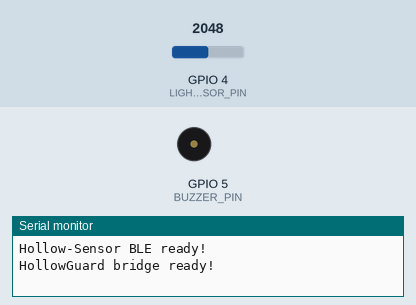
This sketch was run on a simulated ESP32. Shown: buzzer (waves = sounding, pin HIGH), the last lines printed to the serial monitor. Inputs (shaded band) come from the test bench; at power-on: GPIO 4 (LIGHT_SENSOR_PIN) = 2048 (analog values on the 0–4095 scale). Random numbers use the default seed unless the sketch sets one; nothing arrives over Bluetooth unless stated; a phone connects over Bluetooth LE 3 s after start.

Above: at 1.2 s.
1.3 s: GPIO 4 (LIGHT_SENSOR_PIN) set to 1071
4.3 s: GPIO 4 (LIGHT_SENSOR_PIN) set to 972
At 6.75 s:
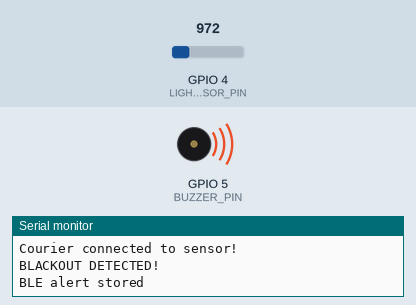
Timing chart, 0 to 16.3 s (numbered marks = the images above; inputs shaded):
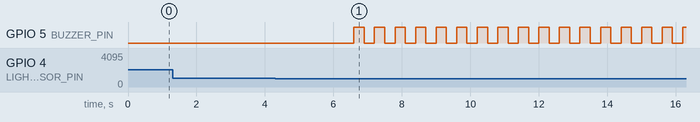

The sketch:

sensor_node.ino
```cpp
#include <WiFi.h>
#include <esp_now.h>
#include <esp_wifi.h>

#include <BLEDevice.h>
#include <BLEServer.h>
#include <BLEUtils.h>
#include <BLE2902.h>

// Arduino Uno TX (D10) -> voltage divider -> GPIO16
#define ARDUINO_RX_PIN 16
#define LIGHT_SENSOR_PIN 4
#define BUZZER_PIN 5

#define LOW_POWER_DEMO 1

//  BLUETOOTH CONFIG

#define BLE_SERVICE_UUID "7e3b0001-6a21-4d5b-9c47-5b1d1a4e0000"
#define BLE_FEED_UUID    "7e3b0001-6a21-4d5b-9c47-5b1d1a4e0001"
#define BLE_INBOX_UUID   "7e3b0001-6a21-4d5b-9c47-5b1d1a4e0002"

BLECharacteristic* bleFeed = nullptr;
BLECharacteristic* bleInbox = nullptr;

const int BLACKOUT_THRESHOLD = 1000;
const unsigned long BLACKOUT_DELAY = 2000;

const unsigned long BUZZER_INTERVAL = 300;
unsigned long lastBuzzerToggle = 0;
bool buzzerState = false;

const uint8_t KIND_BLACKOUT = 1;
const uint8_t KIND_BLACKOUT_CLEAR = 8;
const uint8_t KIND_SENSOR_CLEAR = 9;
const uint8_t KIND_HEARTBEAT = 10;

const unsigned long HEARTBEAT_INTERVAL = 2000;
unsigned long lastHeartbeat = 0;

bool blackoutActive = false;
unsigned long darknessStart = 0;
unsigned long lastBlackoutSend = 0;
uint16_t blackoutAlertId = 0;

const uint8_t LEVEL_ID = 12;

const uint8_t KIND_FLOOD = 4;
const uint8_t KIND_HEAT = 5;
const uint8_t KIND_EARTHQUAKE = 6;
const uint8_t KIND_VIBRATION = 7;

typedef struct __attribute__((packed)) {
  uint8_t magic[2];
  uint8_t kind;
  uint8_t level;
  int16_t valueX10;
  uint8_t ttl;
  uint8_t hops;
  uint16_t id;
} HollowPacket;

// ---------------- BLE ALERT STORAGE ----------------

static_assert(sizeof(HollowPacket) == 10,
              "HollowPacket must be 10 bytes");

HollowPacket bleStored[4];
int bleStoredCount = 0;

void updateBLEFeed() {
  uint8_t data[40] = {};

  memcpy(data, bleStored,
         bleStoredCount * sizeof(HollowPacket));

  bleFeed->setValue(
    data,
    bleStoredCount * sizeof(HollowPacket)
  );
}

void addBLEAlert(const HollowPacket& packet) {
  // Ignore duplicate alerts
  for (int i = 0; i < bleStoredCount; i++) {
    if (bleStored[i].kind == packet.kind &&
        bleStored[i].id == packet.id) {
      return;
    }
  }

  // Maximum of 4 stored alerts
  if (bleStoredCount == 4) {
    for (int i = 1; i < 4; i++) {
      bleStored[i - 1] = bleStored[i];
    }
    bleStoredCount = 3;
  }

  bleStored[bleStoredCount++] = packet;

  if (bleFeed != nullptr) {
    updateBLEFeed();

    // Notify subscribers about this new packet
    bleFeed->setValue(
      (uint8_t*)&packet,
      sizeof(packet)
    );
    bleFeed->notify();

    // Restore full feed for future reads
    updateBLEFeed();
  }

  Serial.println("BLE alert stored");
}

void clearBLEAlert(uint8_t kind) {
  for (int i = 0; i < bleStoredCount; ) {
    if (bleStored[i].kind == kind) {
      for (int j = i; j < bleStoredCount - 1; j++) {
        bleStored[j] = bleStored[j + 1];
      }
      bleStoredCount--;
    } else {
      i++;
    }
  }

  if (bleFeed != nullptr) {
    updateBLEFeed();
  }
}


const uint8_t BROADCAST[6] = {
  0xFF, 0xFF, 0xFF, 0xFF, 0xFF, 0xFF
};

String inputLine = "";

float temperature = NAN;
float humidity = NAN;
float distance = -1;
int vibration = 0;

String activeAlert = "NORMAL";
String previousAlert = "NORMAL";

uint16_t alertId = 0;

unsigned long lastSend = 0;
unsigned long lastArduinoData = 0;

// ---------------- BUZZER ----------------

void updateBuzzer() {
  bool emergencyActive =
    blackoutActive || activeAlert != "NORMAL";

  if (!emergencyActive) {
    buzzerState = false;
    digitalWrite(BUZZER_PIN, LOW);
    lastBuzzerToggle = millis();
    return;
  }

  unsigned long now = millis();

  if (now - lastBuzzerToggle >= BUZZER_INTERVAL) {
    lastBuzzerToggle = now;
    buzzerState = !buzzerState;

    digitalWrite(
      BUZZER_PIN,
      buzzerState ? HIGH : LOW
    );
  }
}

// ---------------- ESP-NOW ----------------

void sendAlert(uint8_t kind, float value) {
  HollowPacket p = {};

  p.magic[0] = 'H';
  p.magic[1] = 'M';
  p.kind = kind;
  p.level = LEVEL_ID;
  p.valueX10 = (int16_t)(value * 10.0f);
  p.ttl = 8;
  p.hops = 0;
  p.id = alertId;

    // Store supported emergency alerts for Bluetooth
 if (kind == KIND_BLACKOUT ||
    kind == KIND_FLOOD ||
    kind == KIND_HEAT ||
    kind == KIND_EARTHQUAKE ||
    kind == KIND_VIBRATION) {
  addBLEAlert(p);
}

  esp_err_t result = esp_now_send(
    BROADCAST,
    (const uint8_t *)&p,
    sizeof(p)
  );

  if (result != ESP_OK) {
    Serial.println("ESP-NOW send error");
  }
}

// ---------------- ARDUINO DATA ----------------

void processLine(String line) {
  line.trim();

  int separator = line.indexOf(':');
  if (separator < 0) return;

  String key = line.substring(0, separator);
  String value = line.substring(separator + 1);

  if (key == "TEMP") {
    temperature = value.toFloat();
  }
  else if (key == "HUMIDITY") {
    humidity = value.toFloat();
  }
  else if (key == "DISTANCE") {
    distance = value.toFloat();
  }
  else if (key == "VIBRATION") {
    vibration = value.toInt();
  }
  else if (key == "ALERT") {
    activeAlert = value;
    lastArduinoData = millis();

    if (activeAlert != previousAlert) {
      Serial.print("Alert changed: ");
      Serial.println(activeAlert);

      alertId = (uint16_t)random(1, 65535);
      previousAlert = activeAlert;

      if (activeAlert == "NORMAL") {
  clearBLEAlert(KIND_FLOOD);
  clearBLEAlert(KIND_HEAT);

  sendAlert(KIND_SENSOR_CLEAR, 0);
}
      else {
        // Send the new alert immediately
        lastSend = millis() - 1000;
      }
    }
  }
}

// ---------------- BLE SERVER ----------------

class ServerCallbacks : public BLEServerCallbacks {
  void onConnect(BLEServer* server) override {
    Serial.println("Courier connected to sensor!");

    // Continue advertising after a connection
    BLEDevice::startAdvertising();
  }

  void onDisconnect(BLEServer* server) override {
    Serial.println("Courier disconnected from sensor!");

    // Resume advertising
    BLEDevice::startAdvertising();
  }
};

void setupBLE() {
  BLEDevice::init("Hollow-Sensor");

  BLEServer* server = BLEDevice::createServer();
  server->setCallbacks(new ServerCallbacks());

  BLEService* service = server->createService(
    BLE_SERVICE_UUID
  );

  // FEED: laptop reads stored alerts
  bleFeed = service->createCharacteristic(
    BLE_FEED_UUID,
    BLECharacteristic::PROPERTY_READ |
    BLECharacteristic::PROPERTY_NOTIFY
  );

  bleFeed->addDescriptor(new BLE2902());
  updateBLEFeed();

  // INBOX: required by the Hollow Mesh protocol
  bleInbox = service->createCharacteristic(
    BLE_INBOX_UUID,
    BLECharacteristic::PROPERTY_WRITE
  );

  // Sensor board intentionally ignores INBOX writes

  service->start();

  BLEAdvertising* advertising = BLEDevice::getAdvertising();
  advertising->addServiceUUID(BLE_SERVICE_UUID);
  advertising->start();

  Serial.println("Hollow-Sensor BLE ready!");
}

// ---------------- SETUP ----------------

void setup() {
  Serial.begin(115200);

  pinMode(BUZZER_PIN, OUTPUT);
  digitalWrite(BUZZER_PIN, LOW);

  analogReadResolution(12);
  analogSetPinAttenuation(LIGHT_SENSOR_PIN, ADC_11db);

  Serial1.begin(
    9600,
    SERIAL_8N1,
    ARDUINO_RX_PIN,
    -1
  );

  WiFi.mode(WIFI_STA);

  if (LOW_POWER_DEMO) {
    WiFi.setTxPower(WIFI_POWER_2dBm);
  }

  esp_wifi_set_channel(
    1,
    WIFI_SECOND_CHAN_NONE
  );

  if (esp_now_init() != ESP_OK) {
    Serial.println("ESP-NOW initialization failed");
    while (true) delay(1000);
  }

  esp_now_peer_info_t peer = {};
  memcpy(peer.peer_addr, BROADCAST, 6);
  peer.channel = 0;
  peer.encrypt = false;

  if (esp_now_add_peer(&peer) != ESP_OK) {
    Serial.println("Failed to add broadcast peer");
    while (true) delay(1000);
  }

  setupBLE();

Serial.println("HollowGuard bridge ready!");;
}

// ---------------- MAIN LOOP ----------------

void loop() {
  unsigned long now = millis();

  // Read complete lines from Arduino
  while (Serial1.available()) {
    char c = (char)Serial1.read();

    if (c == '\n') {
      processLine(inputLine);
      inputLine = "";
    }
    else if (c != '\r') {
      if (inputLine.length() < 100) {
        inputLine += c;
      }
      else {
        inputLine = "";
      }
    }
  }

  // Stop broadcasting if Arduino communication is lost
  if (now - lastArduinoData > 5000) {
  if (activeAlert != "NORMAL") {
    clearBLEAlert(KIND_FLOOD);
    clearBLEAlert(KIND_HEAT);
  }

  activeAlert = "NORMAL";
}

  // Broadcast active sensor alerts every second
  if (activeAlert != "NORMAL" &&
      now - lastSend >= 1000) {

    lastSend = now;

    if (activeAlert == "EARTHQUAKE") {
      sendAlert(KIND_EARTHQUAKE, vibration);
    }
    else if (activeAlert == "FLOOD") {
      sendAlert(KIND_FLOOD, distance);
    }
    else if (activeAlert == "HEAT") {
      sendAlert(KIND_HEAT, temperature);
    }
    else if (activeAlert == "MILD_SHAKING") {
      sendAlert(KIND_VIBRATION, vibration);
    }
  }

  // ---------------- BLACKOUT DETECTION ----------------

  int lightValue = analogRead(LIGHT_SENSOR_PIN);

  if (lightValue < BLACKOUT_THRESHOLD) {

    if (darknessStart == 0) {
      darknessStart = millis();
    }

    if (!blackoutActive &&
        millis() - darknessStart >= BLACKOUT_DELAY) {

      blackoutActive = true;
      blackoutAlertId = (uint16_t)random(1, 65535);

      Serial.println("BLACKOUT DETECTED!");
    }

  }
  else {

    darknessStart = 0;

    if (blackoutActive) {
  blackoutActive = false;
  Serial.println("POWER RESTORED!");

  clearBLEAlert(KIND_BLACKOUT);

  // Clear only the blackout alert
  sendAlert(KIND_BLACKOUT_CLEAR, 0);
}
  }

  // Broadcast blackout warning every second
  if (blackoutActive &&
      millis() - lastBlackoutSend >= 1000) {

    lastBlackoutSend = millis();

    uint16_t originalId = alertId;

    alertId = blackoutAlertId;
    sendAlert(KIND_BLACKOUT, 0);

    alertId = originalId;
  }

   // Update buzzer without blocking communication
  updateBuzzer();

  // Send heartbeat every 2 seconds
  if (now - lastHeartbeat >= HEARTBEAT_INTERVAL) {
    lastHeartbeat = now;
    sendAlert(KIND_HEARTBEAT, 0);
  }
}
```

Measured:
- the behaviour switches between 1000 and 999 on GPIO 4 (LIGHT_SENSOR_PIN) (found by bisection; images 0 and 1)
- after the input at 4.3 s, GPIO 5 (BUZZER_PIN): alternates HIGH for 0.30 s and LOW for 0.30 s, starting after 2.3 s
